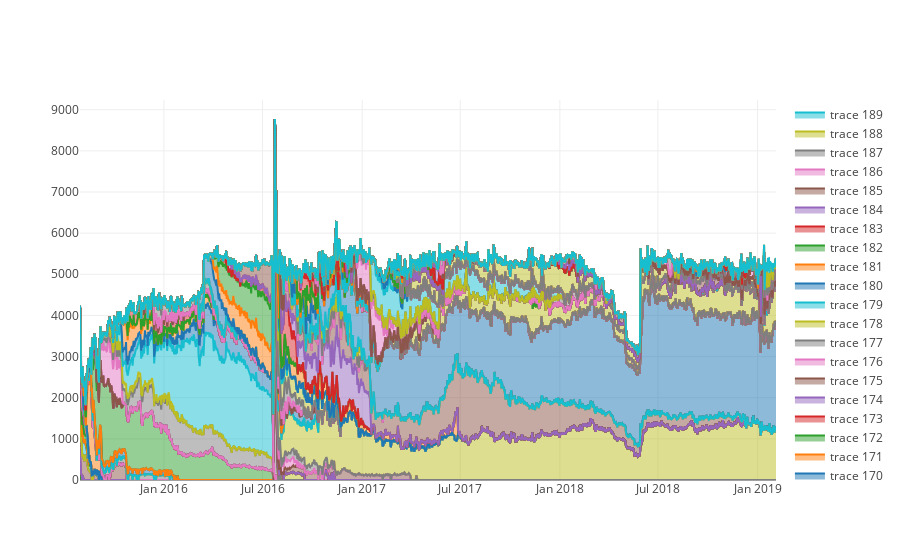

Notebook source saved alongside this figure:
### Code cell
traces = []
miner_series = top_miners_by_date['miner'].unique()

for index, miner in enumerate(miner_series):
    miner_reward_by_date = top_miners_by_date.loc[top_miners_by_date['miner'] == miner]
    miner_reward = miner_reward_by_date['total_block_reward']
    miner_date = miner_reward_by_date['date']
    trace = dict(
        x=miner_date,
        y=miner_reward,
        mode='lines',
        stackgroup='one'
    )
    traces.append(trace)
fig = dict(data=traces)

iplot(fig)
